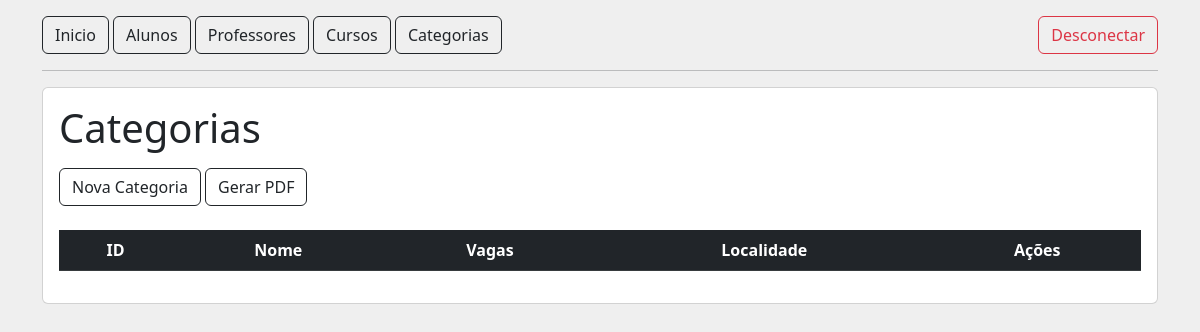
The app's page /categorias/listar, older data.
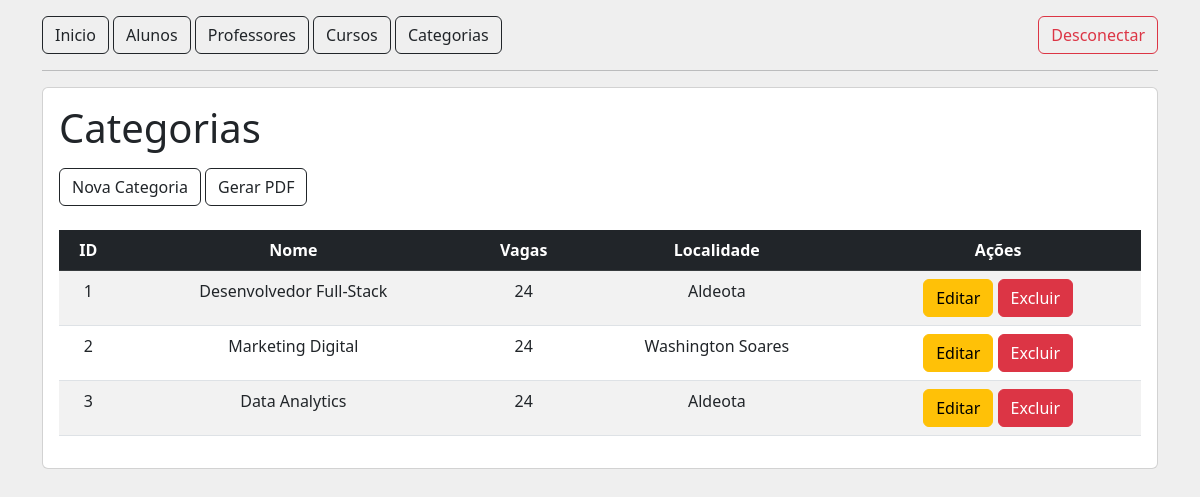
The same page, newer data.
### tables this page shows
CREATE TABLE tb_categorias (
    id INT PRIMARY KEY AUTO_INCREMENT,
    nome VARCHAR(55) NOT NULL,
    vagas VARCHAR(55) NOT NULL,
    localidade VARCHAR (55) NOT NULL
);

### src/Controller/AbstractController.php (called while the page is built, shortened)
<?php
abstract class AbstractController
{
    public function render(string $view, array $dados = []): void
    {
        extract($dados);
        include_once '../views/template/header.phtml';
        include_once '../views/template/menu.phtml';
        include_once "../views/{$view}.phtml";
    }
}

### src/Controller/CategoriaController.php (called while the page is built, shortened)
<?php
class CategoriaController extends AbstractController
{
    public function listar(): void
    {
        $repository = new CategoriaRepository();
        $categorias = $repository->buscarTodos();
        $this->render('categoria/listar', [
            'categorias' => $categorias,
        ]);
    }
}

### public/index.php (called while the page is built, shortened)
<?php
$rotas = require '../config/routes.php';
$url = $_SERVER['REQUEST_URI'];
$rota = explode('?', $url)[0];
$method = $rotas[$rota]['method'];
(new $controller)->$method();

### src/Connection/DataBaseConnection.php (called while the page is built, shortened)
<?php
class DataBaseConnection
{
    public static function abrirConexao(): PDO
    {
        return new PDO("mysql:host=localhost;dbname=" . DB_NAME, DB_USER, DB_PASSWORD);
    }
}

### src/Repository/CategoriaRepository.php (called while the page is built, shortened)
<?php
class CategoriaRepository implements RepositoryInterface
{
    public PDO $pdo;
    public function __construct()
    {
        $this->pdo = DataBaseConnection::abrirConexao();
    }
    public function buscarTodos(): iterable
    {
        $sql = 'SELECT * FROM ' . self::TABLE;
        $query = $this->pdo->query($sql);
        $query->execute();
        return $query->fetchAll(PDO::FETCH_CLASS, Categoria::class);
    }
}

### views/categoria/listar.phtml (the view)
<section class="mt-3 card card-body">
    <h1 class="">Categorias</h1>
    <div class="mt-2">
        <a href="/categorias/novo" class="btn btn-outline-dark">Nova Categoria</a>
        <a href="/categorias/relatorio" class="btn btn-outline-dark">Gerar PDF</a>
    </div>
    <table class="table table-striped table-hover mt-4 text-center">
        <thead class="table-dark">
            <tr>
                <th>ID</th>
                <th>Nome</th>
                <th>Vagas</th>
                <th>Localidade</th>
                <th>Ações</th>
            </tr>
        </thead>
        <tbody>
            <?php
                foreach ($categorias ?? [] as $categoria) {
                    echo "
                        <tr>
                            <td>{$categoria->id}</td>
                            <td>{$categoria->nome}</td>
                            <td>{$categoria->vagas}</td>
                            <td>{$categoria->localidade}</td>
                            <td>
                                <a href='/categorias/editar?id={$categoria->id}' class='btn btn-warning'>Editar</a>
                                <a href='/categorias/excluir?id={$categoria->id}' class='btn btn-danger'>Excluir</a>
                            </td>
                        </tr>
                    ";
                }
            ?>
        </tbody>
    </table>
</section>

### views/template/header.phtml (shortened to what this page needs)
<!DOCTYPE html>
<html lang="en">
<head>
    <link href="https://cdn.jsdelivr.net/npm/bootstrap@5.2.3/dist/css/bootstrap.min.css" rel="stylesheet">
</head>
<body class="container" style="background-color: #EFEFEF;">
</body>
</html>

### views/template/menu.phtml
<nav class="mt-3 d-flex justify-content-between">
    <div class="text-center">
        <a href="/" class="btn btn-outline-dark">Inicio</a>
        <a href="/alunos/listar" class="btn btn-outline-dark">Alunos</a>
        <a href="/professores/listar" class="btn btn-outline-dark">Professores</a>
        <a href="/cursos/listar" class="btn btn-outline-dark">Cursos</a>
        <a href="/categorias/listar" class="btn btn-outline-dark">Categorias</a>
    </div>
    <div class="text-end">
        <a href="/logout" class="btn btn-outline-danger">Desconectar</a>
    </div>
</nav>
<hr>

Row changes from the older to the newer data that the page shows:
added tb_categorias: id "1", nome "Desenvolvedor Full-Stack", vagas "24", localidade "Aldeota"
added tb_categorias: id "2", nome "Marketing Digital", vagas "24", localidade "Washington Soares"
added tb_categorias: id "3", nome "Data Analytics", vagas "24", localidade "Aldeota"
